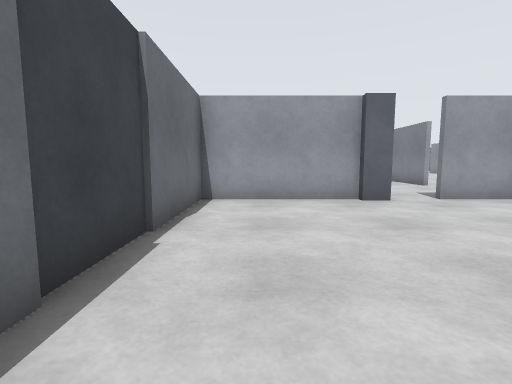
view 1 (above)

24 first-person views from a walk through a Gazebo world. The camera is 0.94 m above the floor, tilts 6° down and sees 85° across. The floor is counted in squares, 1 m on a side. Each view is taken from the middle of a square. On the plan, view 1 faces up. The plan holds only what a view shows up to about 11 squares ahead; the rest is blank. The place goes on beyond the plan. The robots in the file are not drawn.

view 2
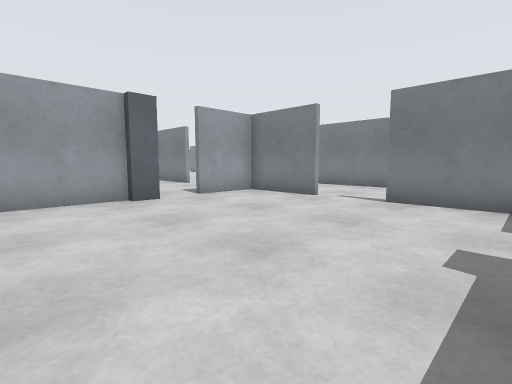

view 3
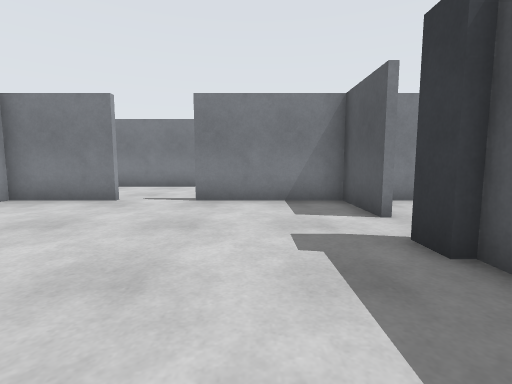

view 4
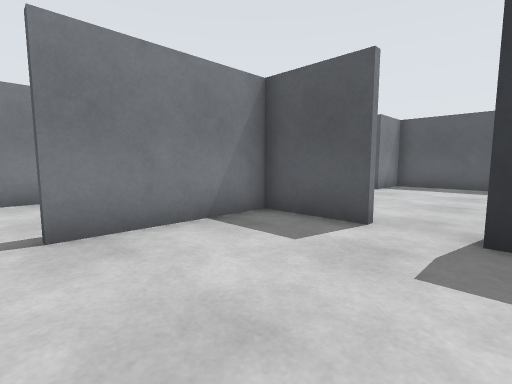

view 5
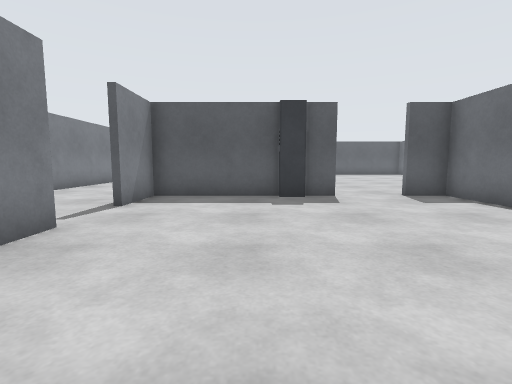

view 6
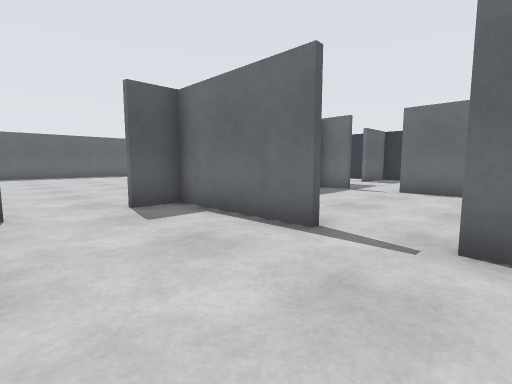

view 7
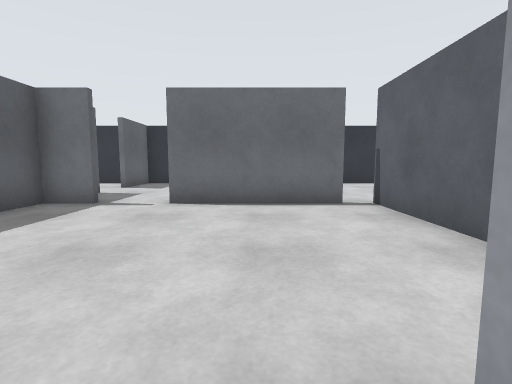

view 8
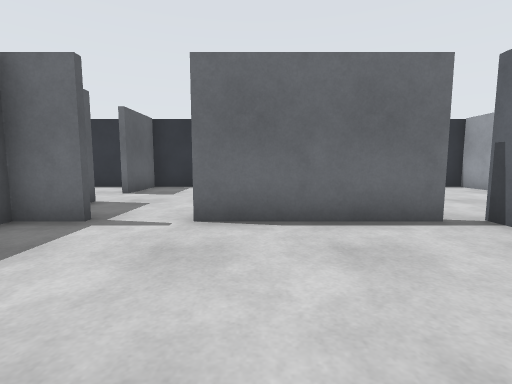

view 9
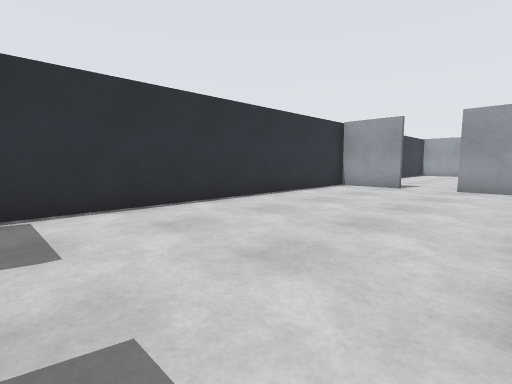

view 10
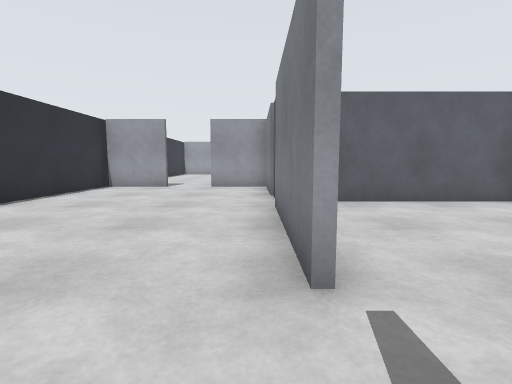

view 11
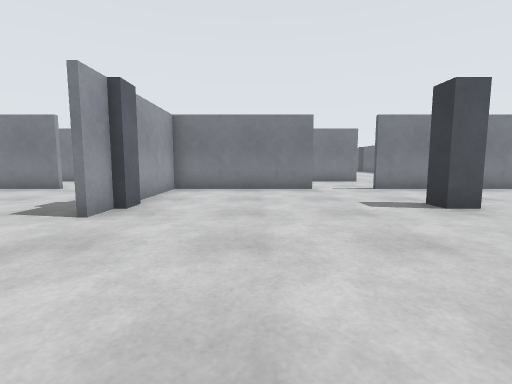

view 12
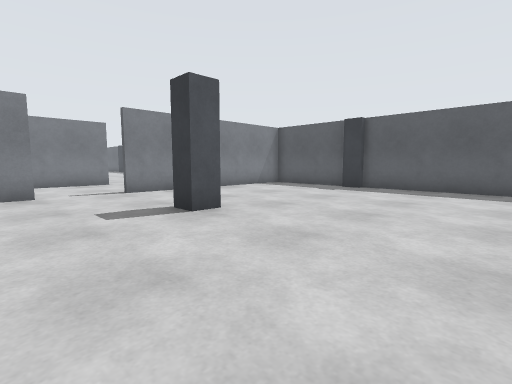

view 13
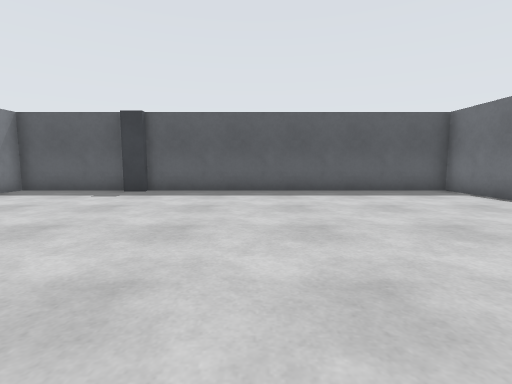

view 14
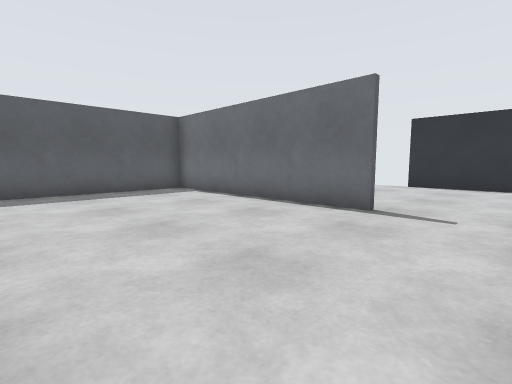

view 15
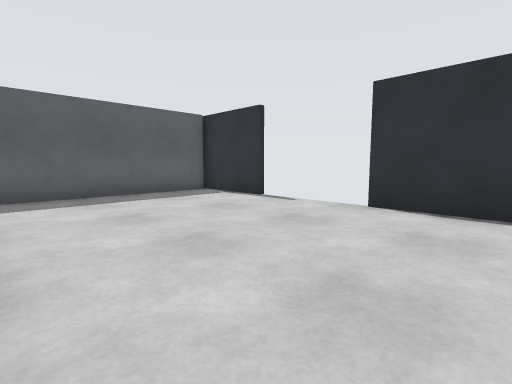

view 16
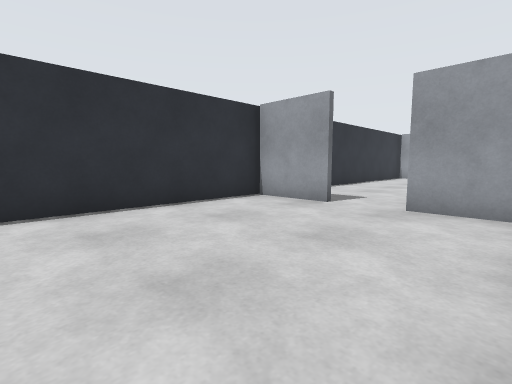

view 17
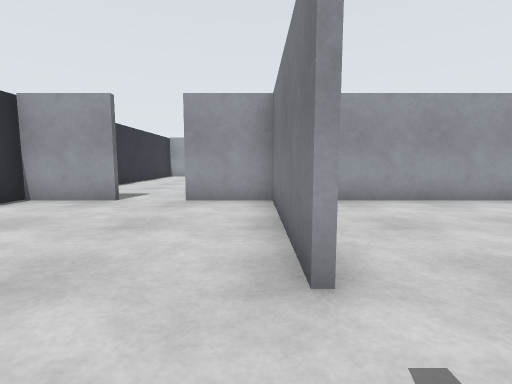

view 18
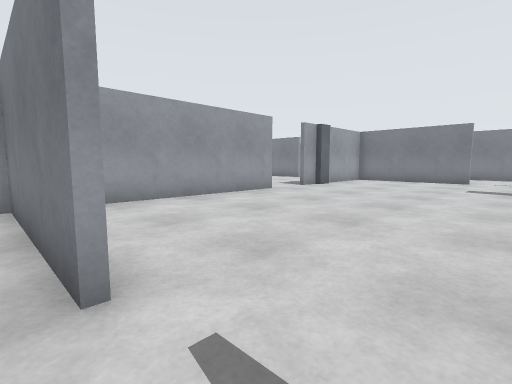

view 19
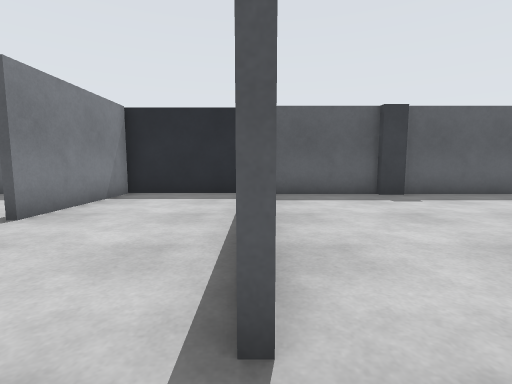

view 20
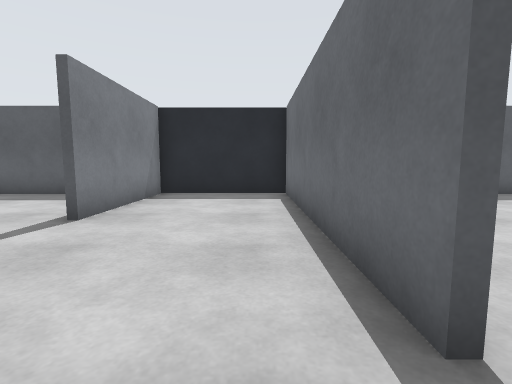

view 21
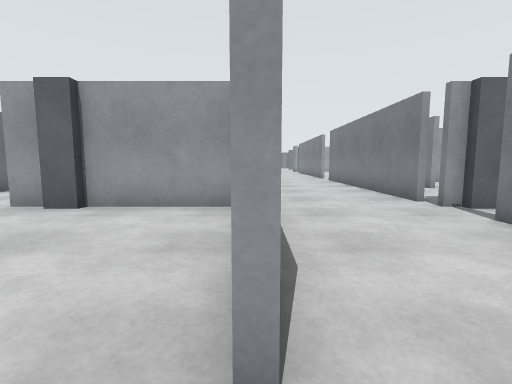

view 22
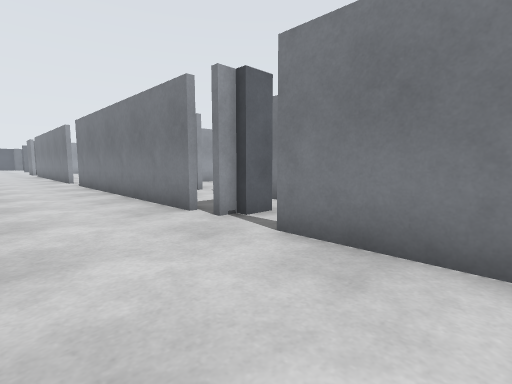

view 23
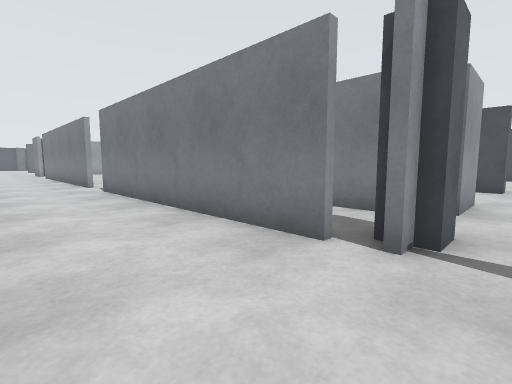

view 24
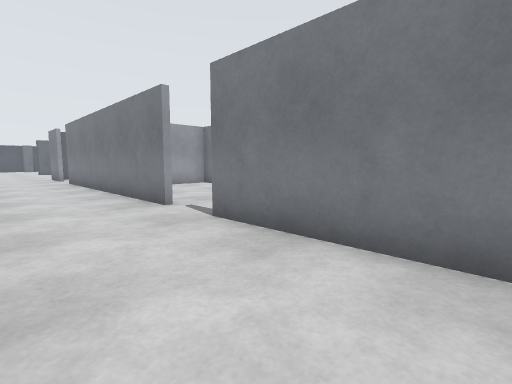

### Floor plan
Key: @ floor where view 1 was taken; # wall or solid block; x gap in a wall; . floor; P grey post; B grey box.
Columns run from 14 left of view 1 to 14 right of it. Each row starts with its distance up from view 1.
 10                    ..
  9                   ...  ..#
  8                   ..   ..#
  7              ####P.BB# ..#
  6             B........#...#
  5             B........#...# ..
  4    ..       B............#...
  3 #BB.BBB     B............#..
  2 #......B    B........#...#.
  1 #......B     ........#.....
  0 #......B      @......#...B
 -1 #......BBBBBB   #P.BB#...B
 -2 #......x.....B   ....#...#
 -3 #......#.....B.......#...#
 -4 #......#.............#...#  #
 -5 #......#.................# ..
 -6 #............#...........#..
 -7 #..........  #.......#...#..#
 -8 #......B..   #.......#...x..#
 -9 #BB..#########..#P####...#P.B
-10 #......#.............#.......
-11 #......#.............#...#
-12 #......#.............#...#
-13 #......#.............#...#
-14 #........................#
-15 #........................#
-16 #................P.......#
-17 #......#.............#...
-18 #......#.............#....
-19  ......#.............#.....
-20  ......#.............#...#..
-21 #......#.............#...#...
-22 #......#.............#...# ..
-23 #......#.........P...#...# ..
-24 ##########################  #

Where each view was taken, in squares from view 1:
view 1: 0 up, 0 right, facing up
view 2: 0 up, 0 right, facing up-right
view 3: 1 up, 0 right, facing right
view 4: 3 up, 3 right, facing down-right
view 5: 1 down, 4 right, facing down
view 6: 3 down, 2 right, facing down-left
view 7: 4 down, 1 left, facing left
view 8: 5 down, 3 left, facing left
view 9: 8 down, 8 left, facing up-left
view 10: 8 down, 8 left, facing up
view 11: 12 down, 3 left, facing right
view 12: 13 down, 2 left, facing down-right
view 13: 14 down, 1 left, facing down
view 14: 14 down, 2 left, facing down-left
view 15: 15 down, 8 left, facing down-left
view 16: 15 down, 8 left, facing up-left
view 17: 16 down, 8 left, facing up
view 18: 16 down, 8 left, facing up-right
view 19: 15 down, 7 right, facing down
view 20: 15 down, 8 right, facing down
view 21: 15 down, 7 right, facing up
view 22: 13 down, 8 right, facing up-right
view 23: 10 down, 8 right, facing up-right
view 24: 4 down, 8 right, facing up-right
